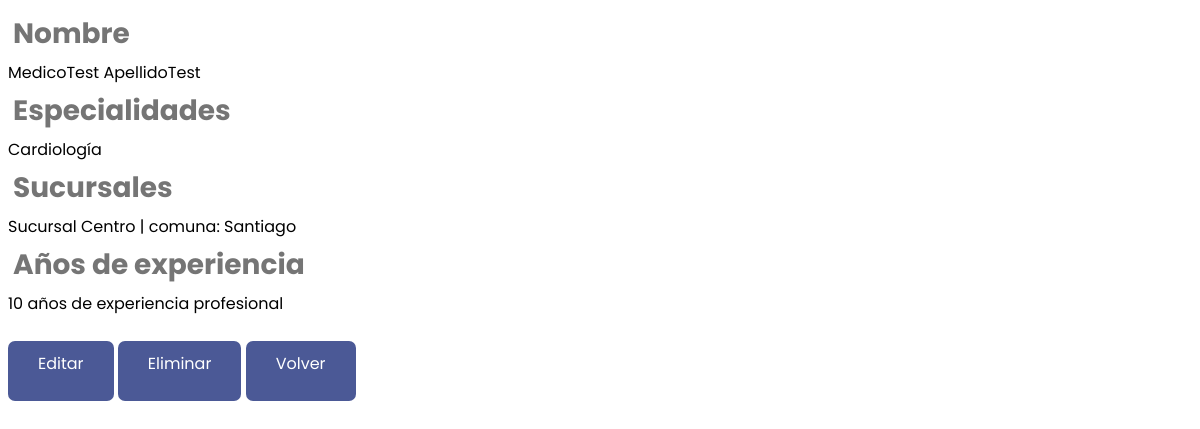
Screenshot of /clinica/detail_view/16 with the database file from the repository.
### clinica/models.py (models this page shows, shortened)
class Medico(models.Model): #antecedentes y credenciales
    nombre = models.CharField(max_length=100)
    apellido = models.CharField(max_length=100)
    especialidades = models.ManyToManyField(Especialidad)
    sucursales = models.ManyToManyField(Sucursal)
    anos_experiencia = models.IntegerField() #antecedentes
    class Meta:
        verbose_name_plural="Médicos"
        ordering=['nombre']

class Especialidad(models.Model):
    tipo = models.CharField(max_length=100)
    def __str__(self):
        return self.tipo
    class Meta:
        verbose_name_plural="Especialidades"
        ordering=['tipo']

class Sucursal(models.Model):
    nombre = models.CharField(max_length=100)
    comuna = models.ForeignKey(Comuna, on_delete=models.CASCADE)
    direccion = models.CharField(max_length=200)
    def __str__(self):
        return self.nombre + " | comuna: " + self.comuna.nombre
    class Meta:
        verbose_name_plural="Sucursales"
        ordering=['nombre']

class Comuna(models.Model):
    nombre = models.CharField(max_length=100)
    class Meta:
        verbose_name_plural="Comunas"
        ordering=['nombre']

### clinica/views.py (the view)
# urls.py: path('detail_view/<id>', detail_view, name='detail_view'),
def detail_view(request, id):
    context = {}
    context['data'] = Medico.objects.get(id = id)
    return render(request, "detail_view.html", context)

### clinica/templates/detail_view.html (shortened to what this page needs)
{% load static %}
<link rel="stylesheet" type="text/css" href="{% static 'css/test.css' %}">
<div class="main">
    <h2> Nombre </h2>
        {{ data.nombre }} {{data.apellido}}<br/>
    <h2> Especialidades </h2>
        {% for especialidad in data.especialidades.all %}
        {{ especialidad }} <br/>
        {% endfor %}
    <h2> Sucursales </h2>
        {% for sucursal in data.sucursales.all %}
        {{ sucursal }} <br/>
        {% endfor %}
    <h2> Años de experiencia </h2>
    {{ data.anos_experiencia }} años de experiencia profesional
    <br><br>
    <a href="../{{data.id}}/update" class="btn"> Editar </a>
    <a href="../{{data.id}}/delete" class="btn" id="delete"> Eliminar </a>
    <a href="../list_view" class="btn"> Volver </a>
</div>

### clinica/static/css/test.css (style rules this page uses)
h2 { font-size: var(--subheading); color: var(--bg-4); margin: 0px; padding: 5px; }
a.btn { font-size: var(--body); display: inline-flex; width: auto; height: 2.5rem; background: #4b5996; text-align: center; border: none; border-radius: 7px; color: white; padding: 0.625rem 1.875rem; gap: 0.625rem; text-decoration : none; }

### rows the page displays
Medico: nombre "MedicoTest", apellido "ApellidoTest", anos_experiencia "10"
Especialidad: tipo "Cardiología"
Sucursal: nombre+comuna "Sucursal Centro | comuna: Santiago"
